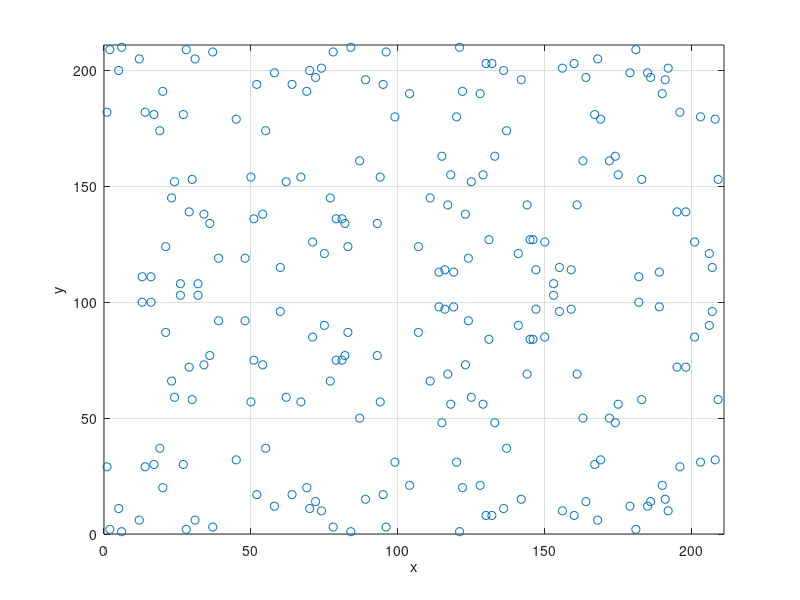

MATLAB code to generate this figure: (Note: this script raises an error after producing the figure.)
%
% ECC (Elliptic Curve Cryptography)
%
% example_p331_key exchange: Stallings, 7th-edition, p.326
%
clear;
clc;
%
global p a;
p = 211;
a = 0;
b = -4;
b = mod(b, p);
%
%
XY = zeros(1, 2);
index = 0;
for ix = 0 : p-1
    y2 = mod(ix^3+a*ix+b,p);
    for iy=0:p-1
        if mod(iy^2,p)==y2
            index=index+1;
            XY(index,1)=ix;
            XY(index,2)=iy;
        end
    end
end
plot(XY(:,1),XY(:,2),'o');
axis([0,p,0,p]);
grid on;
xlabel('x');
ylabel('y');
%
% Diffie-Hellman Key Exchange
%
G = [2, 2];
%
% user A:
%     private key: na
%     public key: Pa(na*G)
na = 121;
Pa = point_multiplication(G, na);
%
% user B:
%     private key: nb
%     public key: Pb(nb*G)
nb = 203;
Pb = point_multiplication(G, nb);
%
% key generation of A
%
key_A = point_multiplication(Pb, na);
%
% key generation of B
%
key_B = point_multiplication(Pa, nb);
%
% ECC cryptographic system
%
% Alice sends a message to Bob
%
% preprocess for Bob
% private key: nb
% public key: Pb = (nb*G), G
G = [2, 2];
nb = 101;
Pb = point_multiplication(G, nb);
%
% % % % % % % % % % % % % % % % % % % % % % % % % % % % % % % % % % % % % %
% 
% Encryption process
% message: Pm
% private key: k
%
Pm = [112, 26];
k = 41;
%
% C1 = k*G
C1 = point_multiplication(G, k);
%
% kPb = k*Pb
kPb = point_multiplication(Pb, k);
%
% C2 = Pm + kPb
C2 = point_addition(Pm, kPb);
%
% % % % % % % % % % % % % % % % % % % % % % % % % % % % % % % % % % % % % %
%
% Decryption
%
% message received: C1, C2
% 
% C1*nb
nbC1 = point_multiplication(C1, nb); % multiplication order cannot be change
%
% recovered message: R_Pm = C2 + (-nbC1)
nbC1(2) = -nbC1(2); % acquire '-nbC1'
R_Pm = point_addition(C2, nbC1);
%

